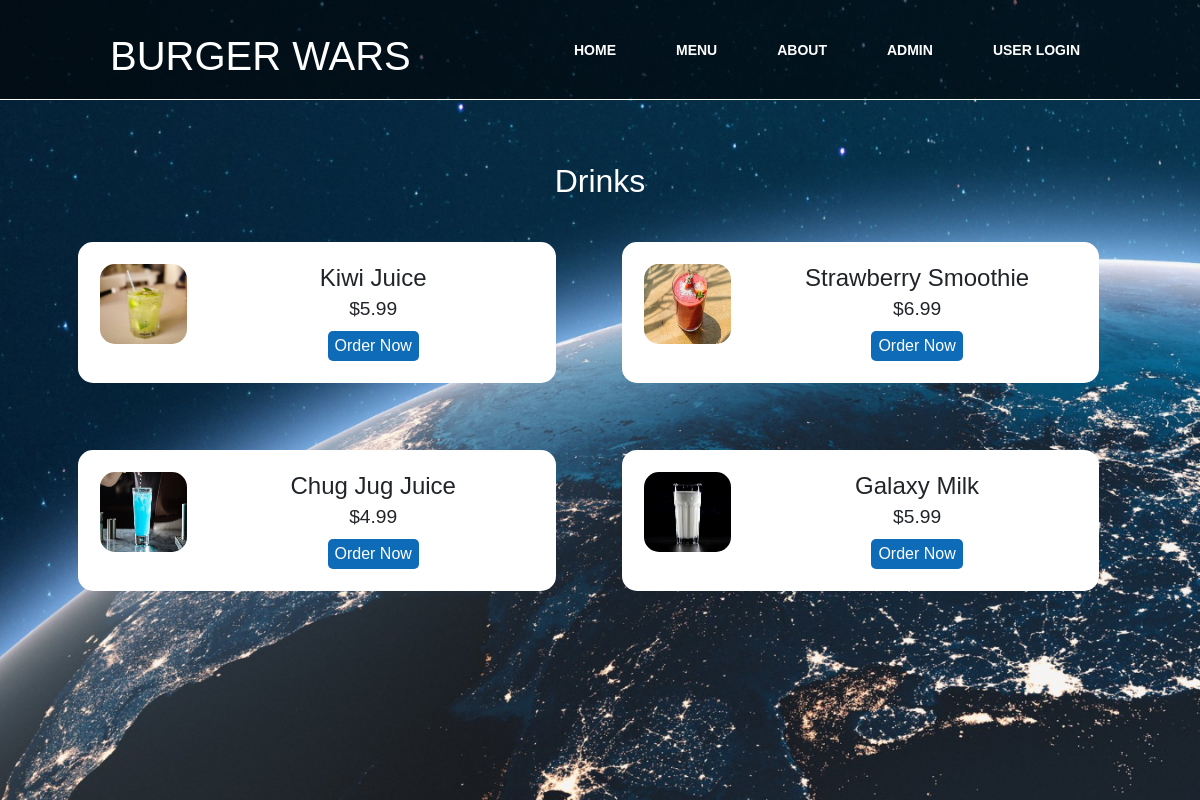
The page /drinkitems on the database its author committed.
### burgerwars/models.py (models this page shows, shortened)
class Product(models.Model):
    product_name = models.CharField(max_length=50)
    product_price = models.DecimalField(max_digits=10, decimal_places=2)
    product_description = models.TextField()
    product_image = models.ImageField(max_length=200)
    product_type = models.CharField(max_length=6)

### burgerwars/views.py (the view)
# urls.py: path('drinkitems', views.drinkitems, name='drinkitems'),
def drinkitems(request):
    product = Product.objects.filter()
    return render(request, 'burgerwars/drinkitems.html', {'products': product})

### burgerwars/templates/burgerwars/drinkitems.html (shortened to what this page needs)
<!DOCTYPE html>
<html lang="en">
<head>
  <link rel="stylesheet" href="https://cdn.jsdelivr.net/npm/bootstrap@4.5.3/dist/css/bootstrap.min.css">
  <link rel="stylesheet" href="../../static/css/style2.css">
  <link rel="stylesheet" href="{% static "css/style1.css" %}" type="text/css">
</head>
<body>
<nav class="about">
    <div class="logoa"><h1>Burger Wars </h1></div>
    <ul>
        <li><a href="{% url 'burgerwars:home' %}">Home</a></li>
        <li><a href="{% url 'burgerwars:bwmenucat' %}">Menu</a></li>
        <li><a href="{% url 'burgerwars:about' %}">About</a></li>
        <li><a href="/admin">Admin</a></li>
        <li><a href="#">User Login</a></li>
    </ul>
</nav>
<section>
  <div class="container" style="padding-top: 150px;"></div>
  <div class="container">
    <h2 class="text-center, text-white">Drinks</h2>
    <tbody>
        {% for product in products %}
            <tr>
            {% if product.product_type == 'drink' %}
                <div class="food-menu-box">
                    <div class="food-menu-img">
                        <img src="{% static "images/" %}{{ product.product_image }}" alt="image" class="img-responsive img-curve"width="100px" height="80px">
                    </div>
                    <div class="food-menu-desc">
                        <h4 class="product-name">{{ product.product_name }}</h4>
                        <p class="food-price">${{ product.product_price }}</p>
                        <a href="{% url 'burgerwars:itemdetails' pk=product.pk %}" class="btn btn-primary order-btn">Order Now</a>
                    </div>
                </div>
            {% endif %}
            </tr>
        {% endfor %}
        </tbody>
  </div>
</section>
</body>
</html>

### burgerwars/static/css/style2.css (style rules this page uses)
body { background-color: black; }
* { margin: 0 ; padding: 0 ; font-family: Arial, Helvetica, sans-serif; box-sizing: border-box; }
.img-responsive { width: 100%; }
.img-curve { border-radius: 15px; }
.text-white { color: white; }
a { color: #ff6b81; text-decoration: none; }
.btn { padding: 1%; border: none; font-size: 1rem; border-radius: 5px; }
.btn-primary { background-color: #ff6b81; color: white; cursor: pointer; }
.food-menu-box { width: 43%; margin: 3%; padding: 2%; float: left; background-color: white; border-radius: 15px; }
.food-menu-img { width: 20%; float: left; }
.food-menu-desc { width: 70%; float: left; margin-left: 8%; }
.food-price { font-size: 1.2rem; margin: 2% 0; }

### burgerwars/static/css/style1.css (style rules this page uses)
body { margin: 0; padding: 0; font-family: Arial; line-height: 1px; }
nav { position: fixed; top:0; left:0; width:100%; height: 100px; padding: 10px 90px; box-sizing: border-box; background: rgba(0,0,0,0.6); border-bottom: 1px solid #fff; }
nav .logoa { padding: 22px 20px; height: 80px; float: left; font-size:24px; font-weight: bold; text-transform: uppercase; color:#fff; }
nav ul { list-style: none; float: right; margin: 0; padding: 0; display: flex; }
nav ul li a { line-height: 80px; color:#fff; padding: 12px 30px; text-decoration: none; font-size: 14px; font-weight: bold; text-transform: uppercase; }
section { width:100%; height: 100vh; background: url(backhomepage.png); background-size: cover; background-position: center; margin: 0 auto; padding: 1%; text-align: center; }
.order-btn { margin-top: 6px; background-color: #0d6bb8; padding: 3px 7px; transition: .3s; }
.product-name { margin: 0; }
.food-price { line-height: 20px; }
nav { -webkit-touch-callout: none; -webkit-user-select: none; -khtml-user-select: none; -moz-user-select: none; -ms-user-select: none; user-select: none; }

### rows shown on the page
Product: product_image (picture), product_name "Kiwi Juice", product_price "5.99"
Product: product_image (picture), product_name "Strawberry Smoothie", product_price "6.99"
Product: product_image (picture), product_name "Chug Jug Juice", product_price "4.99"
Product: product_image (picture), product_name "Galaxy Milk", product_price "5.99"
